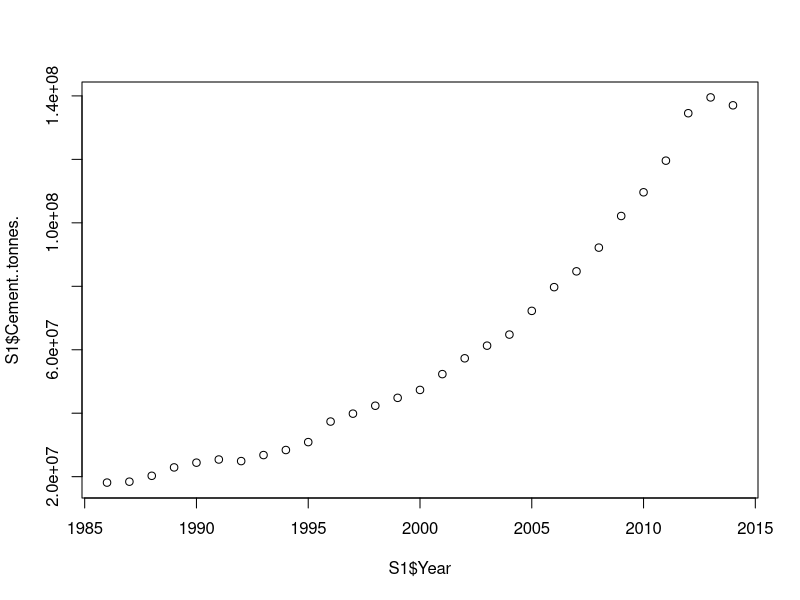
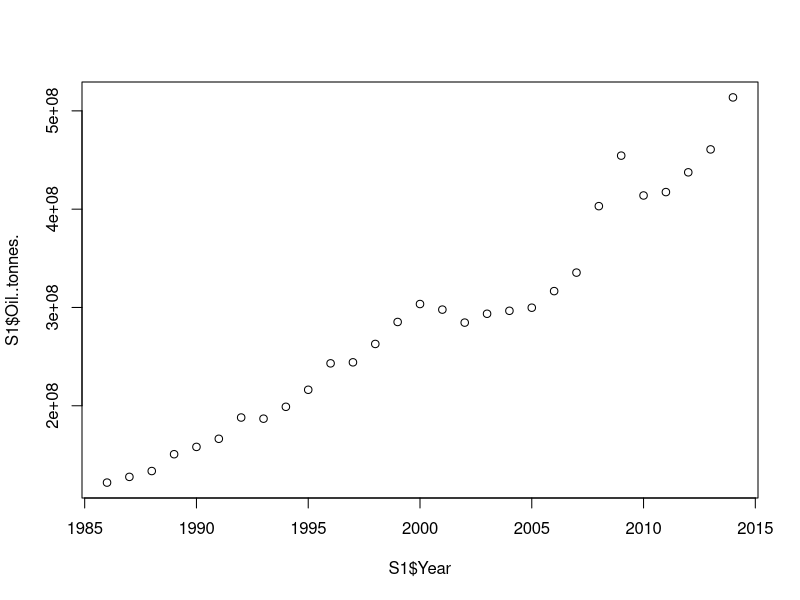
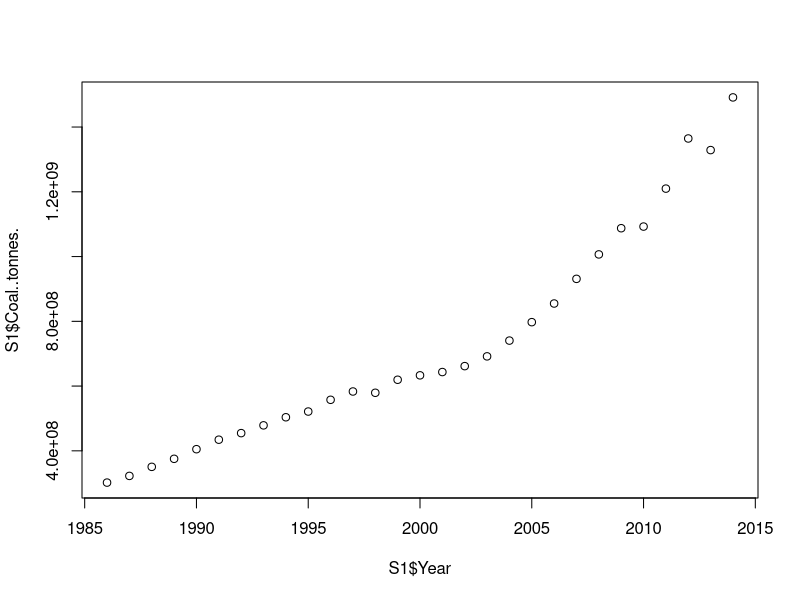
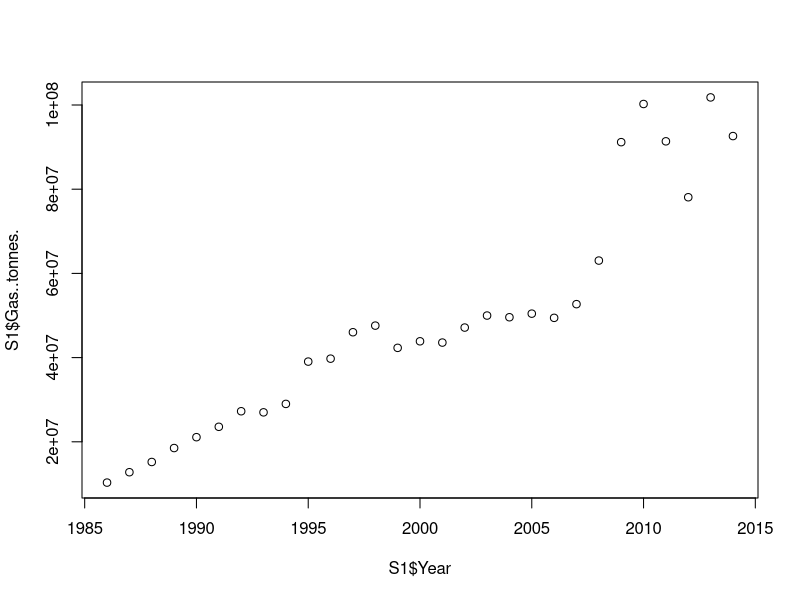

Write R code to recreate these figures, in order.
data_A <- read.csv("CO2-by-source.csv")
View(data_A)
View(data_A$Coal..tonnes.)
View(data_A$Coal..tonnes.~India)
S=subset(data_A, Code %in% "IND")
S1=subset(S, Year>1985)
plot(S1$Year,S1$Cement..tonnes.)
plot(S1$Year,S1$Oil..tonnes.)
plot(S1$Year,S1$Coal..tonnes.)
plot(S1$Year,S1$Gas..tonnes.)

